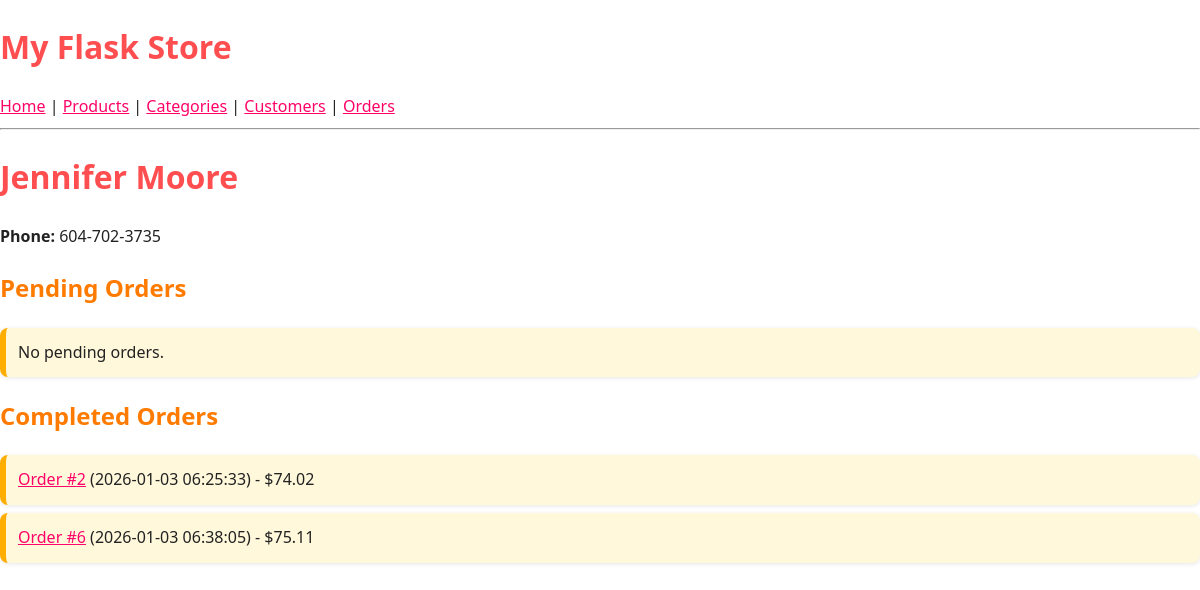
The page /customers/8 on the database its author committed.
### models.py (models this page shows, shortened)
class Customer(db.Model):
    __tablename__ = "customers"
    id = db.mapped_column(db.Integer, primary_key=True)
    customer_name = db.mapped_column(db.String, nullable=False)
    phone = db.mapped_column(db.String, nullable=True)
    orders = db.relationship("Order", back_populates="customer")
    def pending_orders(self):
        return [o for o in self.orders if o.completed is None]
    def completed_orders(self):
        return [o for o in self.orders if o.completed is not None]

class Order(db.Model):
    __tablename__ = "orders"
    id = db.mapped_column(db.Integer, primary_key=True)
    customer_id = db.mapped_column(db.Integer, db.ForeignKey("customers.id"))
    created = db.mapped_column(db.DateTime, nullable=False, default=db.func.now())
    completed = db.mapped_column(db.DateTime, nullable=True, default=None)
    amount = db.mapped_column(db.DECIMAL(10, 2), nullable=True, default=None)
    customer = db.relationship("Customer", back_populates="orders")
    items = db.relationship("ProductOrder", back_populates="order")

### app.py (the view)
@app.route("/customers/<int:id>")
def customer_detail(id):
    stmt = db.select(Customer).where(Customer.id == id)
    customer = db.session.execute(stmt).scalar()
    if customer is None:
        return f"Customer with ID {id} not found.", 404
    return render_template("customer_detail.html", customer=customer)

### templates/customer_detail.html
{% extends "base.html" %}
{% block content %}
<h1>{{ customer.customer_name }}</h1>
<p><b>Phone:</b> {{ customer.phone }}</p>
<h2>Pending Orders</h2>
<ul>
    {% for o in customer.pending_orders() %}
        <li>
            <a href="{{ url_for('order_detail', id=o.id) }}">Order #{{ o.id }}</a>
            ({{ o.created }})
        </li>
    {% else %}
        <li>No pending orders.</li>
    {% endfor %}
</ul>
<h2>Completed Orders</h2>
<ul>
    {% for o in customer.completed_orders() %}
        <li>
            <a href="{{ url_for('order_detail', id=o.id) }}">Order #{{ o.id }}</a>
            ({{ o.completed }}) - ${{ "%.2f"|format(o.amount) }}
        </li>
    {% else %}
        <li>No completed orders.</li>
    {% endfor %}
</ul>
{% endblock %}

### static/style.css (style rules this page uses)
body { margin: 0; padding: 0; font-family: "Segoe UI", Arial, sans-serif; background: #ffffff; color: #222; line-height: 1.6; }
h1 { color: #ff4e50; }
h2 { color: #ff7b00; }
ul { list-style: none; padding: 0; }
ul li { background: #fff8db; padding: 12px; margin-bottom: 8px; border-radius: 8px; border-left: 6px solid #ffae00; box-shadow: 0 1px 4px rgba(0,0,0,0.1); }
a { color: #ff0368; }

### rows shown on the page
Customer: customer_name "Jennifer Moore", phone "604-702-3735"
Order: id "2", completed "2026-01-03 06:25:33", amount "74.02"
Order: id "6", completed "2026-01-03 06:38:05", amount "75.11"
